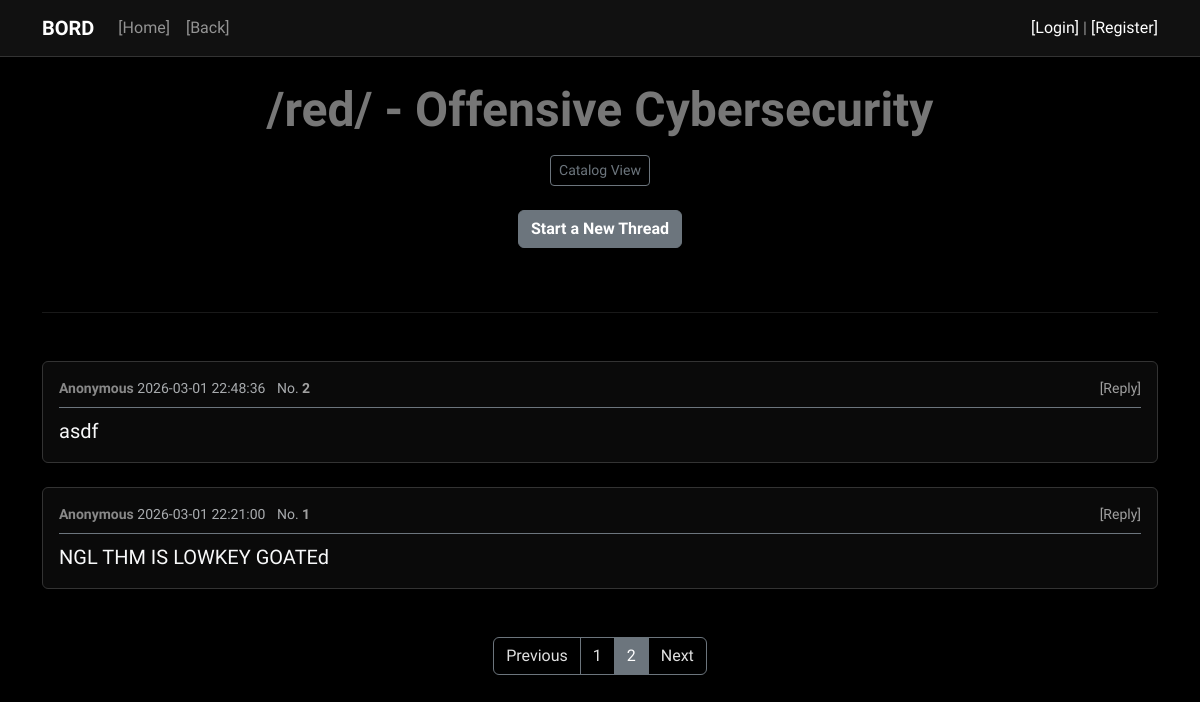
The page /red/page/2 on the database its author committed.
### tables this page shows
CREATE TABLE `boards` (
  `id` int NOT NULL,
  `shortname` varchar(6) NOT NULL,
  `longname` varchar(64) NOT NULL,
  `categoryid` int NOT NULL
);

CREATE TABLE `posts` (
  `id` int NOT NULL,
  `boardid` int NOT NULL,
  `userid` int DEFAULT NULL,
  `content` text NOT NULL,
  `attachment` varchar(16) DEFAULT NULL,
  `timestamp` datetime NOT NULL,
  `parentid` int DEFAULT NULL,
  `bumptimestamp` datetime DEFAULT NULL
);

### app/core/Model.php (called while the page is built, shortened)
<?php
abstract class Model {
    protected PDO $db;
    public function __construct(PDO $db) {
        $this->db = $db;
    }
    protected function query(string $sql, array $params = []): PDOStatement {
        $stmt = $this->db->prepare($sql);
        $stmt->execute($params);
        return $stmt;
    }
    protected function fetchAll(string $sql, array $params = []): array {
        $stmt = $this->query($sql, $params);
        return $stmt->fetchAll(PDO::FETCH_ASSOC);
    }
    protected function fetch(string $sql, array $params = []): array | false {
        $stmt = $this->query($sql, $params);
        return $stmt->fetch(PDO::FETCH_ASSOC);
    }
}

### app/models/PostModel.php (called while the page is built, shortened)
<?php
require_once __DIR__ . '/../core/Model.php';
class PostModel extends Model {
    public function getPostsByBoardId(int $boardid, int $limit = 10, int $offset = 0) : array {
        $limit = (int)$limit;
        $offset = (int)$offset;
        return $this->fetchAll("
            SELECT posts.*, users.username
            FROM posts
            LEFT JOIN users ON posts.userid = users.id
            WHERE posts.boardid = :boardid AND posts.parentid IS NULL
            ORDER BY posts.bumptimestamp DESC
            LIMIT $limit OFFSET $offset
        ", [
            'boardid' => $boardid
        ]);
    }
    public function countThreadsByBoardId(int $boardid) : int {
        $result = $this->fetch('SELECT COUNT(*) as total FROM posts WHERE boardid = :boardid AND parentid IS NULL', [
            'boardid' => $boardid
        ]);
        return (int)$result['total'];
    }
}
?>

### index.php (called while the page is built, shortened)
<?php
$config = require __DIR__ .'/config/database.php';
require_once __DIR__ .'/app/core/Database.php';
require_once __DIR__ .'/app/core/Router.php';
require_once __DIR__ .'/app/controllers/BoardController.php';
$db = new Database($config['dsn'], $config['user'], $config['password']);
try {
    $conn = $db->connect();
} catch (PDOException $e) {
    echo "Connection failed: " . $e->getMessage();
}
$router = new Router($conn);
$router->addRoute('GET', '/', 'BoardController', 'index');
$router->addRoute('GET', '/register', 'AuthController', 'showRegister');
$router->addRoute('POST', '/register', 'AuthController', 'processRegister');
$router->addRoute('GET', '/login', 'AuthController', 'showLogin');
$router->addRoute('POST', '/login', 'AuthController', 'processLogin');
$router->addRoute('GET', '/logout', 'AuthController', 'logout');
$router->addRoute('GET', '/profile', 'ProfileController', 'showProfile');
$router->addRoute('POST', '/profile/update', 'ProfileController', 'updateProfile');
$router->addRoute('GET', '/user/{username}', 'ProfileController', 'showUser');
$router->addRoute('GET', '/{shortname}', 'BoardController', 'showBoard');
$router->addRoute('GET', '/{shortname}/page/{page}', 'BoardController', 'showBoard');
$router->addRoute('GET', '/{shortname}/catalog', 'BoardController', 'showCatalog');
$router->addRoute('POST', '/{shortname}/submit', 'BoardController', 'submitThread');
$router->addRoute('GET', '/{shortname}/thread/{id}', 'BoardController', 'showThread');
$router->addRoute('POST', '/{shortname}/thread/{id}/reply', 'BoardController', 'submitReply');
$router->dispatch($_SERVER['REQUEST_METHOD'], $_SERVER['REQUEST_URI']);
?>

### app/models/BoardModel.php (called while the page is built, shortened)
<?php
require_once __DIR__ . '/../core/Model.php';
class BoardModel extends Model {
    public function getBoardByShort(string $shortname) : array | false {
        return $this->fetch('SELECT * FROM boards WHERE shortname = :shortname', [
            'shortname' => $shortname
        ]);
    }
}

### app/core/Controller.php (called while the page is built, shortened)
<?php
abstract class Controller {
    protected function render(string $view, array $data = []): void {
        extract($data);
        require __DIR__ . '/../views/' . $view . '.php';
    }
}
?>

### app/views/board.php (the view, shortened to what this page needs)
<?php
require __DIR__ . '/header.php';
?>
<div class="row align-items-center mb-4">
    <div class="col text-center">
        <h1 class="display-5 text-danger fw-bold">/<?php echo htmlspecialchars($board['shortname']); ?>/ - <?php echo htmlspecialchars($board['longname']); ?></h1>
        <div class="mt-3">
            <a href="/<?php echo htmlspecialchars($board['shortname']); ?>/catalog" class="btn btn-outline-secondary btn-sm">Catalog View</a>
        </div>
    </div>
</div>
<div class="row justify-content-center mb-5">
    <div class="col-md-8 col-lg-6">
        <div class="text-center mb-3">
            <button class="btn btn-secondary fw-bold border-secondary" type="button" data-bs-toggle="collapse" data-bs-target="#newThreadForm" aria-expanded="false" aria-controls="newThreadForm">
                Start a New Thread
            </button>
        </div>
    </div>
</div>
<hr class="border-secondary opacity-50 mb-5">
<?php if (empty($posts)): ?>
    <div class="alert alert-secondary text-center" role="alert">
        There are no threads on this board yet. Be the first!
    </div>
<?php else: ?>
    <?php foreach ($posts as $thread): ?>
        <div class="card mb-4 shadow-sm border-secondary bg-dark-subtle">
            <div class="card-body">
                <div class="mb-2 text-muted small border-bottom border-secondary pb-2">
                    <?php if (isset($thread['username']) && $thread['username'] !== null): ?>
                        <a href="/user/<?php echo urlencode($thread['username']); ?>" class="text-decoration-none">
                            <span class="text-primary fw-bold"><?php echo htmlspecialchars($thread['username']); ?></span>
                        </a>
                    <?php else: ?>
                        <span class="text-primary fw-bold">Anonymous</span>
                    <?php endif; ?>
                    <?php echo $thread['bumptimestamp']; ?>
                    <span class="ms-2">No. <strong><a href="/<?php echo $board['shortname']; ?>/thread/<?php echo $thread['id']; ?>"><?php echo $thread['id']; ?></a></strong></span>
                    <a href="/<?php echo $board['shortname']; ?>/thread/<?php echo $thread['id']; ?>" class="float-end text-decoration-none">[Reply]</a>
                </div>
                <div class="d-flex flex-column flex-md-row gap-3">
                    <div class="text-break text-light fs-5">
                        <?php echo $thread['parsed_content']; ?>
                    </div>
                </div>
            </div>
        </div>
    <?php endforeach; ?>
<?php endif; ?>
<?php if ($totalPages > 1): ?>
    <nav aria-label="Board pagination" class="mt-5 mb-4">
        <ul class="pagination justify-content-center" data-bs-theme="dark">
            <li class="page-item <?php echo ($currentPage <= 1) ? 'disabled' : ''; ?>">
                <a class="page-link bg-dark text-light border-secondary" href="/<?php echo $board['shortname']; ?>/page/<?php echo $currentPage - 1; ?>">Previous</a>
            </li>
            <?php for ($i = 1; $i <= $totalPages; $i++): ?>
                <li class="page-item <?php echo ($i === $currentPage) ? 'active' : ''; ?>">
                    <a class="page-link <?php echo ($i === $currentPage) ? 'bg-secondary border-secondary text-white' : 'bg-dark text-light border-secondary'; ?>" href="/<?php echo $board['shortname']; ?>/page/<?php echo $i; ?>"><?php echo $i; ?></a>
                </li>
            <?php endfor; ?>
            <li class="page-item <?php echo ($currentPage >= $totalPages) ? 'disabled' : ''; ?>">
                <a class="page-link bg-dark text-light border-secondary" href="/<?php echo $board['shortname']; ?>/page/<?php echo $currentPage + 1; ?>">Next</a>
            </li>
        </ul>
    </nav>
<?php endif; ?>
<?php require __DIR__ . '/footer.php'; ?>

### app/core/Router.php (shortened to what this page needs)
<?php
class Router {
    private array $routes = [];
    private PDO $db;
    public function __construct(PDO $db) {
        $this->db = $db;
    }
    public function addRoute(string $method, string $path, string $controller, string $action): void {
        $pattern = preg_replace('/\{([a-zA-Z0-9_]+)\}/', '(?P<\1>[a-zA-Z0-9_-]+)', $path);
        $pattern = '#^' . rtrim($pattern, '/') . '/?$#';
        $this->routes[$method][$pattern] = [
            'controller' => $controller,
            'action' => $action
        ];
    }
    public function dispatch(string $method, string $path): void {
        if ($path !== '/') {
            $path = rtrim($path, '/');
        }
        foreach ($this->routes[$method] as $pattern => $route) {
            if (preg_match($pattern, $path, $matches)) {
                $controller = new $route['controller']($this->db);
                $params = array_filter($matches, 'is_string', ARRAY_FILTER_USE_KEY);
                $controller->{$route['action']}(...array_values($params));
                return;
            }
        }
    }
}
?>

### app/controllers/BoardController.php (shortened to what this page needs)
<?php
require_once __DIR__ . '/../core/Controller.php';
require_once __DIR__ . '/../models/BoardModel.php';
require_once __DIR__ . '/../models/PostModel.php';
class BoardController extends Controller {
    private BoardModel $BoardModel;
    private PostModel $PostModel;
    public function __construct(PDO $db) {
        $this->BoardModel = new BoardModel($db);
        $this->PostModel = new PostModel($db);
    }
    private function parseContent(string $content) : string {
        $escaped = htmlspecialchars($content);
        $escaped = preg_replace('/&gt;&gt;([0-9]+)/', '<a href="#post-$1" class="text-info text-decoration-none fw-bold" onclick="addReply(event, \'$1\')">&gt;&gt;$1</a>', $escaped);
        $escaped = preg_replace('/^(\s*&gt;(?!&gt;).*?)\r?$/m', '<span class="greentext">$1</span>', $escaped);
        return nl2br($escaped);
    }
    public function showBoard(string $shortname, string $page = '1') : void {
        $board = $this->BoardModel->getBoardByShort($shortname);
        $threadsPerPage = 10;
        $currentPage = max(1, (int)$page);
        $offset = ($currentPage - 1) * $threadsPerPage;
        $posts = $this->PostModel->getPostsByBoardId($board['id'], $threadsPerPage, $offset);
        $totalThreads = $this->PostModel->countThreadsByBoardId($board['id']);
        $totalPages = ceil($totalThreads / $threadsPerPage);
        $this->render('board', [
            'board' => $board,
            'posts' => $posts,
            'currentPage' => $currentPage,
            'totalPages' => $totalPages
        ]);
    }
}
?>

### app/views/header.php (shortened to what this page needs)
<!DOCTYPE html>
<html lang="en" data-bs-theme="dark">
<head>
    <link href="https://cdn.jsdelivr.net/npm/bootstrap@5.3.3/dist/css/bootstrap.min.css" rel="stylesheet">
</head>
<body class="bg-dark text-light">
<nav class="navbar navbar-expand-lg navbar-dark bg-dark border-bottom border-secondary mb-4 shadow-sm">
    <div class="container">
        <a class="navbar-brand fw-bold" href="/">BORD</a>
        <div class="collapse navbar-collapse" id="navbarText">
            <ul class="navbar-nav me-auto mb-2 mb-lg-0">
                <li class="nav-item">
                    <a class="nav-link" href="/">[Home]</a>
                </li>
                <li class="nav-item">
                    <a class="nav-link" href="javascript:history.back()">[Back]</a>
                </li>
            </ul>
            <span class="navbar-text">
                <?php if (isset($_SESSION['userid'])): ?>
                    Welcome, <strong class="text-white"><?php echo htmlspecialchars($_SESSION['username']); ?></strong> |
                    <a href="/profile" class="text-decoration-none text-info fw-bold">[Profile]</a> |
                    <a href="/logout" class="text-decoration-none text-danger fw-bold">[Logout]</a>
                <?php else: ?>
                    <a href="/login" class="text-decoration-none">[Login]</a> |
                    <a href="/register" class="text-decoration-none">[Register]</a>
                <?php endif; ?>
            </span>
        </div>
    </div>
</nav>
<main class="container">

### app/views/header.php (style rules this page uses)
body, .bg-dark { background-color: #000000 !important; color: #E0E0E0 !important; font-family: "Geist", sans-serif !important; }
.card, .bg-dark-subtle { background-color: #0A0A0A !important; border-color: #333333 !important; }
.navbar, .card-header { background-color: #111111 !important; border-color: #333333 !important; }
a { color: #A0A0A0; text-decoration: none; transition: color 0.2s ease; }
.text-primary, .text-info { color: #888888 !important; }
.text-danger { color: #777777 !important; }
hr.border-secondary { border-color: #333333 !important; }

### rows shown on the page
boards: shortname "red", longname "Offensive Cybersecurity", posts.content "asdf", posts.content "NGL THM IS LOWKEY GOATEd"
posts: bumptimestamp "2026-03-01 22:48:36", id "2"
posts: bumptimestamp "2026-03-01 22:21:00", id "1"
